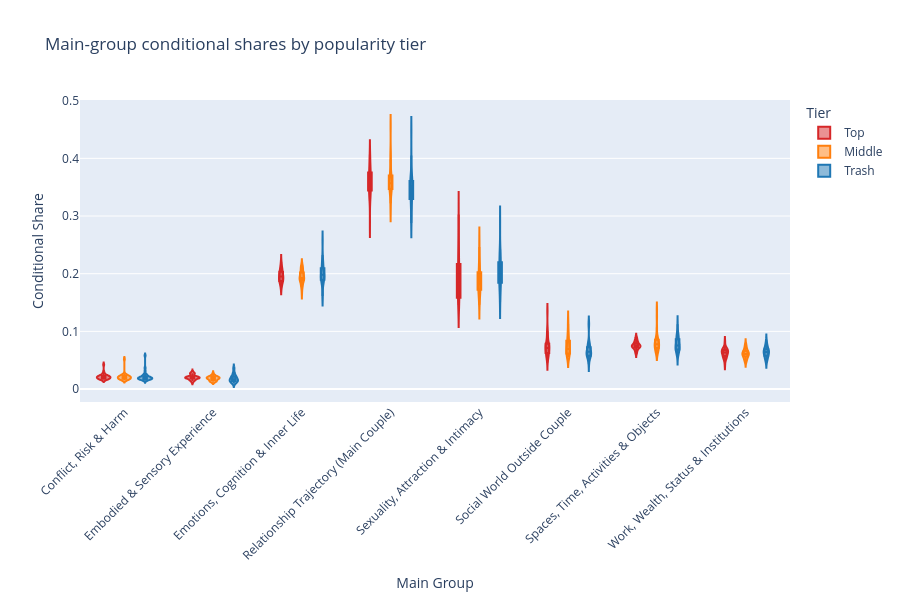

Notebook source saved alongside this figure:
### Markdown cell above
## 8. Visualize Main Group Distributions (Exploratory)

Create exploratory visualizations showing the distribution of conditional shares across tiers for each main group. This helps identify patterns before formal statistical testing.

### Code cell
# Create a comprehensive overview plot
main_groups = sorted(book_main_group_shares['taxonomy_main_group'].dropna().unique())

# Prepare data for plotting
plot_data = []
for main_group in main_groups:
    group_data = book_main_group_shares[book_main_group_shares['taxonomy_main_group'] == main_group]
    for tier in ['top', 'middle', 'trash']:
        tier_data = group_data[group_data['rating_tier'] == tier]['cond_share']
        for val in tier_data:
            plot_data.append({
                'Main Group': main_group,
                'Tier': tier.capitalize(),
                'Conditional Share': val
            })

plot_df = pd.DataFrame(plot_data)

# Create violin plot with seaborn
fig, ax = plt.subplots(figsize=(16, 8))
sns.violinplot(
    data=plot_df, 
    x='Main Group', 
    y='Conditional Share', 
    hue='Tier',
    hue_order=TIER_ORDER_DISPLAY,
    palette=TIER_COLORS_DISPLAY,
    ax=ax
)
ax.set_title('Main Group Conditional Shares by Rating Tier', fontsize=14, fontweight='bold')
ax.set_xlabel('Main Group', fontsize=12)
ax.set_ylabel('Conditional Share', fontsize=12)
ax.tick_params(axis='x', labelrotation=45)
for label in ax.get_xticklabels():
    label.set_ha('right')
plt.legend(title='Rating Tier', loc='upper right')
plt.tight_layout()
plt.show()

# Also create interactive plotly version (for appendix/interactive use)
fig_plotly = px.violin(
    plot_df,
    x="Main Group",
    y="Conditional Share",
    color="Tier",
    category_orders={
        "Tier": TIER_ORDER_DISPLAY,
        "Main Group": main_groups,  # keep your chosen order
    },
    color_discrete_map=TIER_COLORS_DISPLAY,
    box=True,
    points=False,  # publication: OFF (too busy). Turn on only for exploratory.
    title="Main-group conditional shares by popularity tier",
)
fig_plotly.update_layout(
    height=600,
    xaxis_tickangle=-45,
    legend_title_text="Tier",
)
fig_plotly.show()

# Save interactive version
fig_plotly.write_html(str(MAIN_GROUP_FIG_DIR / "main_groups_overview_violin.html"))

### Figure 1 — Plotly figure (JSON) as saved in the notebook; plotly's stock layout.template omitted (floating-point values rounded to 4 significant figures; data arrays with more than 128 entries replaced by an {"elided": "..."} marker saying what was removed)
{"data": [{"alignmentgroup": "True", "box": {"visible": true}, "hovertemplate": "Tier=Top<br>Main Group=%{x}<br>Conditional Share=%{y}<extra></extra>", "legendgroup": "Top", "marker": {"color": "#d62728"}, "name": "Top", "offsetgroup": "Top", "orientation": "v", "points": false, "scalegroup": "True", "showlegend": true, "type": "violin", "x": {"elided": "240 str values"}, "x0": " ", "xaxis": "x", "y": {"elided": "240 float values"}, "y0": " ", "yaxis": "y"}, {"alignmentgroup": "True", "box": {"visible": true}, "hovertemplate": "Tier=Middle<br>Main Group=%{x}<br>Conditional Share=%{y}<extra></extra>", "legendgroup": "Middle", "marker": {"color": "#ff7f0e"}, "name": "Middle", "offsetgroup": "Middle", "orientation": "v", "points": false, "scalegroup": "True", "showlegend": true, "type": "violin", "x": {"elided": "256 str values"}, "x0": " ", "xaxis": "x", "y": {"elided": "256 float values"}, "y0": " ", "yaxis": "y"}, {"alignmentgroup": "True", "box": {"visible": true}, "hovertemplate": "Tier=Trash<br>Main Group=%{x}<br>Conditional Share=%{y}<extra></extra>", "legendgroup": "Trash", "marker": {"color": "#1f77b4"}, "name": "Trash", "offsetgroup": "Trash", "orientation": "v", "points": false, "scalegroup": "True", "showlegend": true, "type": "violin", "x": {"elided": "240 str values"}, "x0": " ", "xaxis": "x", "y": {"elided": "240 float values"}, "y0": " ", "yaxis": "y"}], "layout": {"height": 600, "legend": {"title": {"text": "Tier"}, "tracegroupgap": 0}, "title": {"text": "Main-group conditional shares by popularity tier"}, "violinmode": "group", "xaxis": {"anchor": "y", "categoryarray": ["Conflict, Risk & Harm", "Embodied & Sensory Experience", "Emotions, Cognition & Inner Life", "Relationship Trajectory (Main Couple)", "Sexuality, Attraction & Intimacy", "Social World Outside Couple", "Spaces, Time, Activities & Objects", "Work, Wealth, Status & Institutions"], "categoryorder": "array", "domain": [0, 1], "tickangle": -45, "title": {"text": "Main Group"}}, "yaxis": {"anchor": "x", "domain": [0, 1], "title": {"text": "Conditional Share"}}}}
